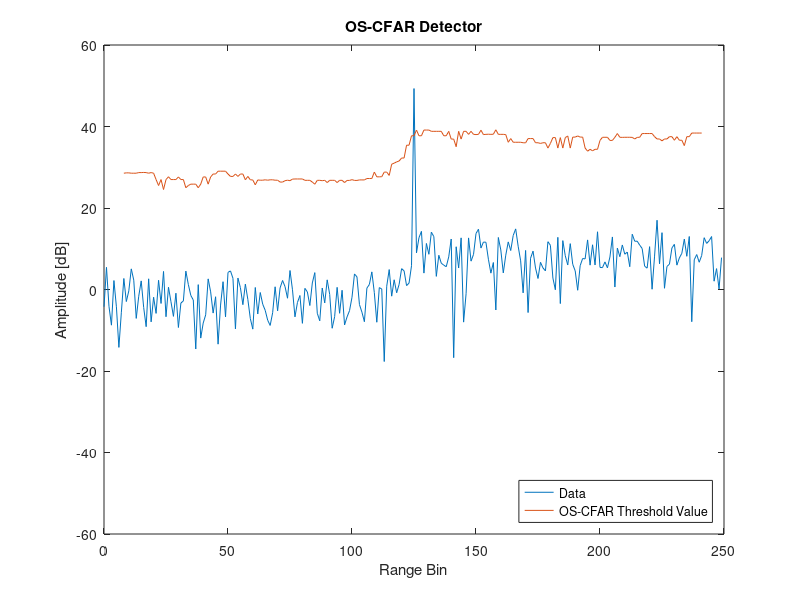

This chart was generated by the following MATLAB code:
%% File information
% Written by M. Y. Martin (MRTMOG014)
% EEE4022S (2018)
% OS_CFAR_Threshold.m: Simulate OS-CFAR detector with Gaussian data

%% OS-CFAR detector
clc;
close all;
clear;

% define inputs and parameters
D = 250;                                % length of data; number of samples
N = 16;                                 % length of window
Np = 1;                                 % number of pulses
j = 1i;                                 % use j as sqrt(-1)
PFA = 10^-6;                            % desired PFA
SNRdB = 20;                             % SNR in Decibels
SNR = 10^(SNRdB/10);                    % Decibels to linear SNR
k = round(3*N/4);                       % k-factor for OS-CFAR

% include multiple targets
t = 1;                                  % number of targets and interfering targets (max 3); default is 1

% include clutter edge
v = 10;                                  % variance of noise in clutter edge; v = 1 => no clutter edge (default)
d = -1;                                  % number of samples from centre to clutter edge start (distance)

% 1xD matrix of complex Gaussian noise: (I + jQ)/sqrt(2); v scales second part => clutter edge
noise = [((randn(1,(D/2) + d) + j.*randn(1,(D/2) + d))/sqrt(2)),(sqrt(v)*(randn(1,(D/2) - d) + j.*randn(1,(D/2) - d))/sqrt(2))];
    
% insert target(s)
target_voltage = sqrt(SNR);
target_signal = target_voltage*(randn(1,t) + j.*randn(1,t))/sqrt(2);
signal = noise; % noise only; H0
for y = 0:(t - 1)   % update signal with targets from centre of data at intervals of 3 samples ???
    signal((D/2) + 1 + 3*y) = (signal((D/2) + 1 + 3*y) + target_signal(y + 1)).^2;  % H1
end

% compute OS-CFAR interference statistic 'g'
g = zeros(D,1);
for CUT = (N/2 + 1):1:(D - N/2)    % first N/2 and last N/2 samples in signal will NOT become the CUT (eg. 9 to 392)
    Window_sorted = sort([signal((CUT - N/2):(CUT - 1)) signal((CUT + 1):(CUT + N/2))]);    % sort N reference window samples in ascending order
    g(CUT) = Window_sorted(k);
end

% compute OS-CFAR constant 'a' for desired PFA
PFA_error = inf;

for a_temp = 0:0.0001:25
    PFA_temp = 1;
    for i = 0:(k - 1)
        PFA_temp = PFA_temp*(N - i)/(N - i + a_temp);
    end
    if abs(PFA_temp - PFA) < PFA_error
        a = a_temp;
        PFA_error = abs(PFA_temp - PFA);
    end
end

% compute detection threshold 'T'
T = a.*g;

% plot the threshold and noise
x = 0:(D - 1); % x-axis sample number
figure;
plot(x,20*log10(signal),x,20*log10(T));
xlabel('Range Bin');
ylabel('Amplitude [dB]');
ylim([-60 60]);
title('OS-CFAR Detector');
lgd = legend('Data','OS-CFAR Threshold Value');
set(lgd,'Location','SouthEast');
